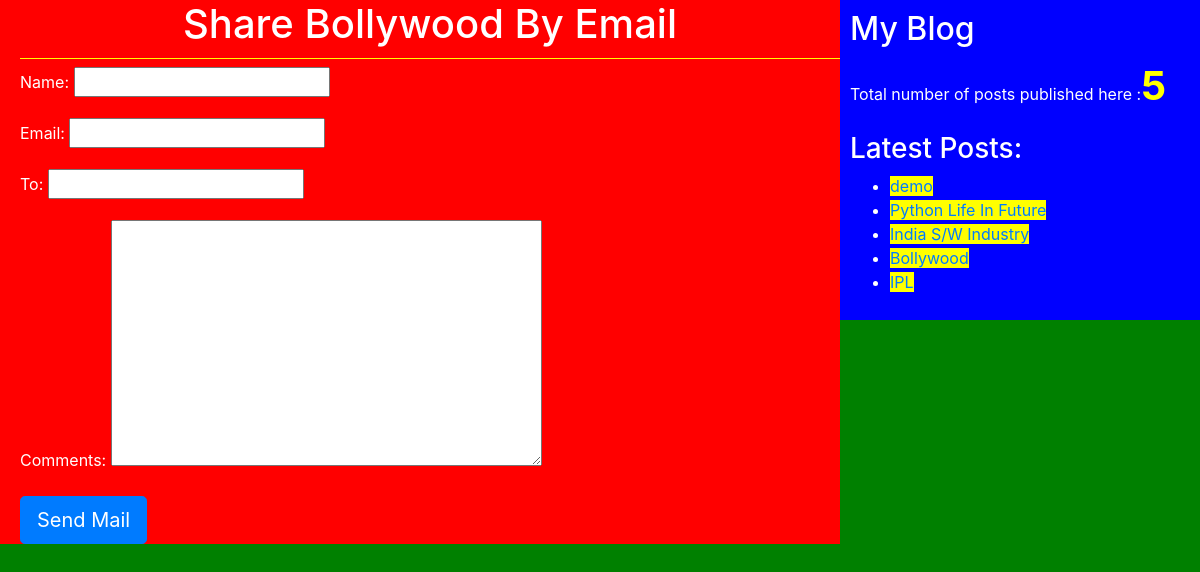
The app's page /2/share/ with its own data.
### blogApp/models.py (models this page shows)
class Post(models.Model):
    STATUS_CHOICES = (('draft','Draft'),('published','Published'))
    title = models.CharField(max_length=256)
    slug = models.SlugField(max_length=264,unique_for_date='publish')
    author = models.ForeignKey(User,related_name='blog_posts',on_delete=models.DO_NOTHING)
    body = models.TextField()
    publish = models.DateTimeField(default=timezone.now)
    created = models.DateTimeField(auto_now_add=True)
    updated = models.DateTimeField(auto_now=True)
    status = models.CharField(max_length=10,choices=STATUS_CHOICES,default='draft')
    objects=CustomManager()
    class Meta:
        ordering = ('-publish',)
    def get_absolute_url(self):
        return reverse('post_detail',args=[self.publish.year,self.publish.strftime('%m'),self.publish.strftime('%d'),self.slug])

### blogApp/views.py (the view)
# urls.py: path('<id>/share/',views.mail_send_view)
def mail_send_view(request,id):
    post=get_object_or_404(Post,id=id,status='published')
    sent=False
    if request.method=='POST':
        form=EmailSendForm(request.POST)
        if form.is_valid():
            cd=form.cleaned_data
            subject='{}({}) recommends you to read "{}"'.format(cd['name'],cd['email'],post.title)
            post_url=request.build_absolute_uri(post.get_absolute_url())
            message='Read Post at:\n {}\n\n{}\n\
            Comments:\n{}'.format(post_url,cd['name'],cd['comments'])
            send_mail(subject,message,'priyabratamansingh11@gmail.com',[cd['to']])
            sent=True
    else:
        form=EmailSendForm()
    return render(request,'blogApp/sharebymail.html',{'form':form,'post':post,'sent':sent})

### blogApp/forms.py
class EmailSendForm(forms.Form):
    name=forms.CharField()
    email=forms.EmailField()
    to=forms.EmailField()
    comments=forms.CharField(required=False,widget=forms.Textarea)

### blogApp/models.py (called while the page is built)
    def get_queryset(self):
        return super().get_queryset().filter(status='published')

### blogApp/templatetags/blog_tags.py (called while the page is built)
@register.simple_tag(name='my_tag')
def total_posts():
    return Post.objects.count()

@register.inclusion_tag('blogApp/latest_posts123.html')
def show_latest_posts(count=3):
    latest_posts=Post.objects.order_by('-publish')[:count]
    return {'latest_posts':latest_posts}

### templates/blogApp/sharebymail.html (shortened to what this page needs)
{% extends 'blogApp/base.html' %}
{% block content %}
{% if sent %}
<h1>Email successfully sent</h1>
<h2>Post with title {{post.title}} shared by email</h2>
{% else %}
<h1>Share {{post.title}} By Email</h1>
<form method="POST">
  {{form.as_p}}
  <input type="submit" class="btn btn-primary btn-lg" value="Send Mail">
</form>
{% endif %}
{% endblock %}

### templates/blogApp/latest_posts123.html
<ul>
  {%for post in latest_posts%}
  <li><a href="{{post.get_absolute_url}}">{{post.title}}</a></li>
  {%endfor%}
</ul>

### static/css/blogApp.css (style rules this page uses)
h1 { text-align: center; border-bottom: 1px solid yellow; padding-bottom: 10px; }
body { color: white; background: green; }
a { background: yellow; }

### records on screen
Post: title "Bollywood"
Post: title "demo"
Post: title "Python Life In Future"
Post: title "India S/W Industry"
Post: title "IPL"
